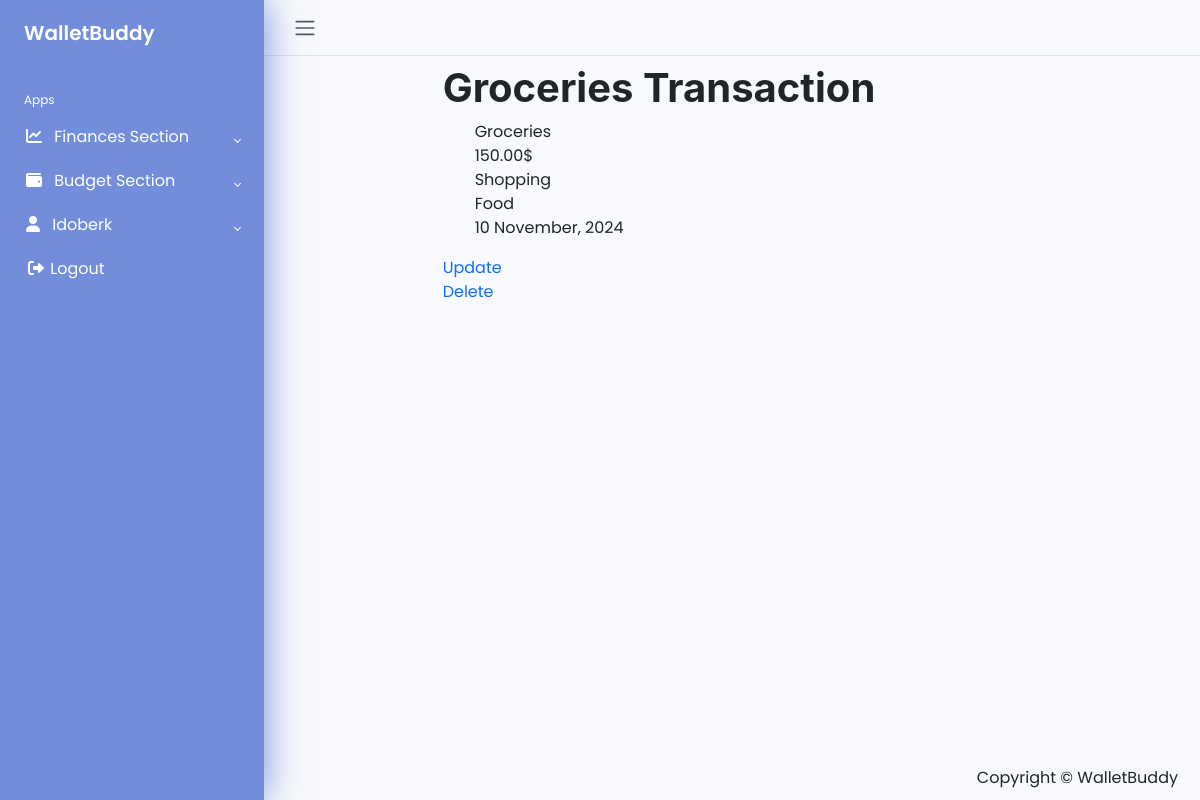
/budget-section/transaction/detail/groceries/ (signed in), run on the app's committed database.
### users/models.py (models this page shows, shortened)
class CustomUser(AbstractUser, PermissionsMixin):
	username = models.CharField(_('username'), max_length=30, unique=True, blank=False, null=False)
	first_name = models.CharField(_('first name'), max_length=30, blank=False, null=False)
	last_name = models.CharField(_('last name'), max_length=30, blank=False, null=False)
	email = models.EmailField(_('email address'), unique=True, blank=False, null=False)
	email_verified = models.BooleanField(_('email verified'), default=False, help_text = _('Designates whether this user has verified their email address.'))
	is_active = models.BooleanField(_('active'), default=False)
	is_staff = models.BooleanField(_('staff status'), default=False)
	date_joined = models.DateTimeField(_('date joined'), default=timezone.now)
	objects = CustomUserManager()
	USERNAME_FIELD = 'username'
	REQUIRED_FIELDS = ['email', 'first_name', 'last_name']

### budget_section/models.py (models this page shows, shortened)
class Transaction(models.Model):
	title = models.CharField(max_length = 100)
	amount = models.DecimalField(max_digits = 10, decimal_places = 2)
	category = models.ForeignKey(Category, on_delete = models.CASCADE)
	budget = models.ForeignKey(Budget, on_delete = models.CASCADE)
	slug = models.SlugField(blank = True, null = True, unique = True)
	date = models.DateField()
	notes = models.TextField(null = True, blank = True)
	user = models.ForeignKey(settings.AUTH_USER_MODEL, on_delete = models.CASCADE)
	created_at = models.DateTimeField(auto_now_add = True)
	updated_at = models.DateTimeField(auto_now = True)
	def __str__(self):
		return self.title

class Category(models.Model):
	name = models.CharField(max_length = 100)
	description = models.TextField(null = False, blank = False)
	user = models.ForeignKey(settings.AUTH_USER_MODEL, on_delete = models.CASCADE)
	slug = models.SlugField(blank = True, null = True, unique = True)
	created_at = models.DateTimeField(auto_now_add = True)
	updated_at = models.DateTimeField(auto_now = True)
	def __str__(self):
		return self.name
	class Meta:
		verbose_name_plural = "categories"

class Budget(models.Model):
	name = models.CharField(max_length = 100)
	amount = models.DecimalField(max_digits = 10, decimal_places = 2)
	start_date = models.DateField()
	end_date = models.DateField(null = True, blank = True)
	user = models.ForeignKey(settings.AUTH_USER_MODEL, on_delete = models.CASCADE)
	slug = models.SlugField(blank = True, null = True, unique = True)
	created_at = models.DateTimeField(auto_now_add = True)
	updated_at = models.DateTimeField(auto_now = True)
	def __str__(self):
		return self.name

### budget_section/views.py (the view)
# urls.py: path('transaction/detail/<slug:slug>/', views.TransactionDetailView.as_view(), name = 'transaction_details'),
@method_decorator(login_required, name = 'dispatch')
@method_decorator(csrf_protect, name = 'dispatch')
class TransactionDetailView(DetailView):
	model = Transaction
	template_name = 'budget_section/category_transaction_budget_detail.html'
	extra_context = {'detail_what': 'Transaction'}
	def get_queryset(self):
		user = self.request.user
		return Transaction.objects.filter(user = user).order_by('-date')

### budget_section/templates/budget_section/category_transaction_budget_detail.html (shortened to what this page needs)
{% extends 'website/base.html' %}
{% block content %}
	<div class="row">
		<div class="col-lg-8 mx-auto">
			<h1>{{ object }} {{ detail_what }}</h1>
			<ul>
				{% if detail_what == 'Budget' %}
					<li>{{ object.name }}</li>
					<li>{{ object.amount }}$</li>
					<li>{{ object.start_date|date:"d F, Y" }}</li>
					<li>{{ object.end_date|date:"d F, Y" }}</li>
				{% elif detail_what == "Category" %}
					<li>{{ object.name }}</li>
					<li>{{ object.description }}</li>
				{% elif detail_what == 'Transaction' %}
					<li>{{ object.title }}</li>
					<li>{{ object.amount }}$</li>
					<li>{{ object.category }}</li>
					<li>{{ object.budget }}</li>
					<li>{{ object.date|date:"d F, Y" }}</li>
				{% endif %}
			</ul>
			{% if detail_what == 'Budget' %}
				<a href="{% url 'budget_section:budget_summary' object.slug %}">Current Period</a><br>
				<a href="{% url 'budget_section:budget_update' object.slug %}">Update</a><br>
				<a href="{% url 'budget_section:budget_delete' object.slug %}" style="color: red;">Delete</a>
			{% elif detail_what == "Category" %}
				<a href="{% url 'budget_section:category_update' object.slug %}">Update</a><br>
				<a href="{% url 'budget_section:category_delete' object.slug %}">Delete</a>
			{% elif detail_what == "Transaction" %}
				<a href="{% url 'budget_section:transaction_update' object.slug %}">Update</a><br>
				<a href="{% url 'budget_section:transaction_delete' object.slug %}">Delete</a>
			{% endif %}
		</div>
	</div>
{% endblock content %}

### website/templates/website/base.html (shortened to what this page needs)
{% load static %}
<!doctype html>
<html lang="en">
<head>
	<link href="https://cdn.jsdelivr.net/npm/bootstrap@5.3.3/dist/css/bootstrap.min.css" rel="stylesheet"
>
	<link rel="stylesheet" href="https://cdnjs.cloudflare.com/ajax/libs/font-awesome/6.0.0-beta3/css/all.min.css">
	<link rel="stylesheet" type="text/css" href="{% static 'main.css' %}">
</head>
<body>
	{% url 'app-home' as home_page %}
	{% url 'users:profile' as user_profile %}
	{% url 'users:login' as user_login %}
	{% url 'users:logout' as user_logout %}
	{% url 'users:register' as user_register %}
	{% url 'budget_section:budget_create' as create_budget %}
	{% url 'budget_section:budget_list' as budget_list %}
	{% url 'budget_section:category_create' as create_category %}
	{% url 'budget_section:category_list' as category_list %}
	{% url 'budget_section:transaction_create' as create_transaction %}
	{% url 'budget_section:transaction_list' as transaction_list %}
	{% url 'finance_section:current_period' as finance_current_period %}
	{% url 'finance_section:income_create' as create_income %}
	{% url 'finance_section:income_list' as income_list %}
	{% url 'finance_section:outcome_create' as create_outcome %}
	{% url 'finance_section:outcome_list' as outcome_list %}
	{% url 'finance_section:balance_create' as create_balance %}
	{% url 'finance_section:balance_list' as balance_list %}
	<div class="wrapper">
		<aside id="sidebar">
			<div class="h-100">
				<div class="sidebar-logo">
					<a href="{{ home_page }}">WalletBuddy</a>
				</div>
				<ul class="sidebar-nav">
					<li class="sidebar-header">Apps</li>
					<li class="sidebar-item">
						<a class="sidebar-link collapsed" data-bs-toggle="collapse"
						   data-bs-target="#my_finances" aria-expanded="false" aria-controls="my_finances">
							<i class="fa-solid fa-chart-line pe-2"></i>
							Finances Section
						</a>
					</li>
					<li class="sidebar-item">
						<a class="sidebar-link collapsed" data-bs-toggle="collapse"
						   data-bs-target="#budget_section" aria-expanded="false" aria-controls="budget_section">
							<i class="fa-solid fa-wallet pe-2"></i>
							Budget Section
						</a>
					</li>
					<li class="sidebar-item">
						<a class="sidebar-link collapsed text-capitalize" data-bs-toggle="collapse"
						   data-bs-target="#auth" aria-expanded="false" aria-controls="auth">
							<i class="fas fa-user pe-2"></i>
							{% if user.is_authenticated %}
								{{ user.username }}
							{% else %}
								Auth
							{% endif %}
						</a>
					</li>
					{% if user.is_authenticated %}
						<li class="sidebar-item">
							<a href="{{ user_logout }}" class="sidebar-link">
								<i class="fas fa-sign-out-alt fa-fw"></i>
								Logout
							</a>
						</li>
					{% endif %}
				</ul>
			</div>
		</aside>
		<div class="main">
			<nav class="navbar navbar-expand px-3 border-bottom">
				<button class="btn" type="button">
					<span class="navbar-toggler-icon"></span>
				</button>
			</nav>
			<main class="content px-3 py-2">
				<div class="container-fluid">
					<div class="mb-3">
						{% block content %}
						{% endblock content %}
					</div>
				</div>
			</main>
			<footer class="sticky-footer bottom-right">
				<div class="container my-auto">
					<div class="copyright my-auto">
						<span>Copyright &copy; WalletBuddy {{ today.year }}</span>
					</div>
				</div>
			</footer>
		</div>
	</div>
</body>
</html>

### static/main.css (style rules this page uses)
body { font-family: 'Poppins', sans-serif; margin: 0; background-color: #F8F9FC; background-repeat: no-repeat; background-position: center bottom; background-size: cover; }
a { cursor: pointer; text-decoration: none; font-family: 'Poppins', sans-serif; }
li { list-style: none; }
.wrapper { align-items: stretch; display: flex; width: 100%; }
#sidebar { background-color: rgba(57, 97, 206, 0.7); max-width: 264px; min-width: 264px; transition: all 0.35s ease-in-out; box-shadow: 0 0 35px 0 rgba(57, 97, 206, 0.7); z-index: 1111; }
.main { display: flex; flex-direction: column; min-height: 100vh; width: 100%; overflow: hidden; transition: all 0.35s ease-in-out; }
.sidebar-logo { padding: 1.15rem 1.5rem; }
.sidebar-logo a { color: white; font-size: 1.25rem; font-weight: 600; }
.sidebar-nav { padding: 0; }
.sidebar-header { color: white; font-size: .75rem; padding: 1.5rem 1.5rem .375rem; }
a.sidebar-link { padding: .625rem 1.625rem; color: white; position: relative; display: block; font-size: 1rem; }
.sidebar-link[data-bs-toggle="collapse"]::after { border: solid; border-width: 0 .075rem .075rem 0; content: ""; display: inline-block; padding: 2px; position: absolute; right: 1.5rem; top: 1.4rem; transform: rotate(-135deg); transition: all .2s ease-out; }
.sidebar-link[data-bs-toggle="collapse"].collapsed::after { transform: rotate(45deg); transition: all .2s ease-out; }
.content { flex: 1; max-width: 100vw; width: 100vw; }
@media (min-width:768px) { .content { width: auto; } }
.bottom-right { position: fixed; bottom: 0; right: 0; margin: 10px; }
h6, .h6, h5, .h5, h4, .h4, h3, .h3, h2, .h2, h1, .h1 { margin-top: 0; margin-bottom: 0.5rem; font-family: "Montserrat", -apple-system, BlinkMacSystemFont, "Segoe UI", Roboto, "Helvetica Neue", Arial, "Noto Sans", sans-serif, "Apple Color Emoji", "Segoe UI Emoji", "Segoe UI Symbol", "Noto Color Emoji"; font-weight: 700; line-height: 1.2; }
h1, .h1 { font-size: calc(1.375rem + 1.5vw); }
@media (min-width: 1200px) { h1, .h1 { font-size: 2.5rem; } }
input, button, select, optgroup, textarea { margin: 0; font-family: inherit; font-size: inherit; line-height: inherit; }

### data on the page
CustomUser: username "Idoberk"
Transaction: title "Groceries", amount "150.00", category "Shopping", budget "Food", date "10 November, 2024"

### other printed values
{{ detail_what }} "Transaction"
